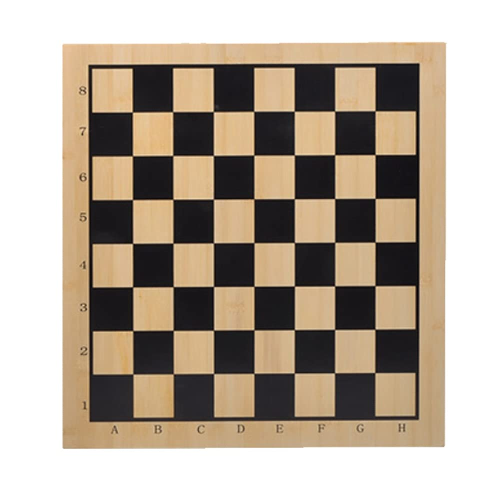
#> input picture chessboard_top.jpg, 1001 x 1001 px (shown at 1/2 size)
$ python chessboard_registration.py
#> lines starting #> are read from the running program, lines starting #| are printed output that depends on the picture; after the words box and inside, x2 and y2 are one past the last pixel; in counts of white or black regions, pixels touching at a corner belong together
import cv2
import numpy as np

chessboard_top = cv2.imread("chessboard_top.jpg")
#> chessboard_top is the input picture: shape (1001, 1001, 3); mean B, G, R 155.1, 170.1, 182.7
chessboard_top = cv2.resize(chessboard_top, (600, 600))
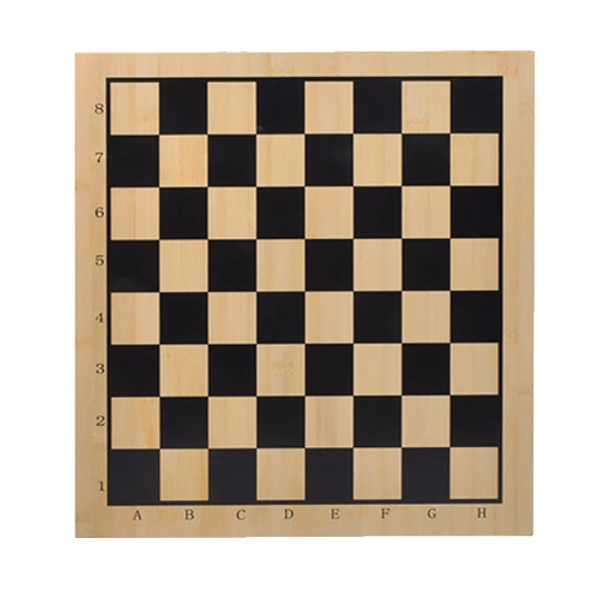
#> chessboard_top: shape (600, 600, 3); mean B, G, R 155, 170.1, 182.7
cv2.imshow("szachownica", chessboard_top)
cv2.waitKey(0)  # Czekaj na dowolny klawisz
cv2.destroyAllWindows()  # Zamknij okno

chessboard_top_g = cv2.cvtColor(chessboard_top, cv2.COLOR_BGR2GRAY)
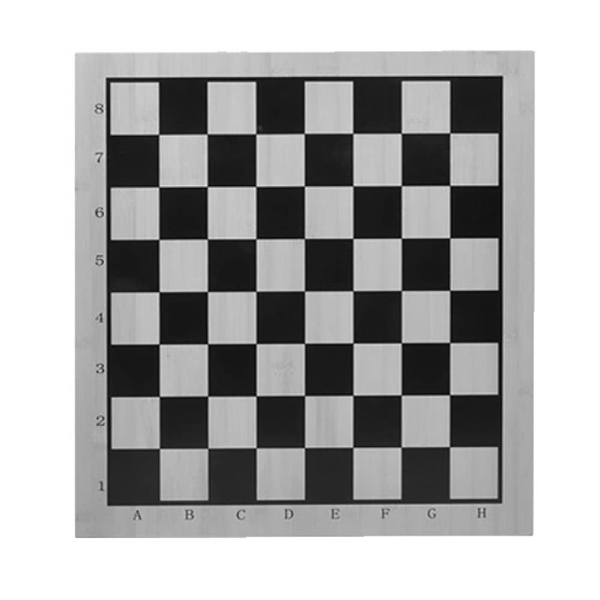
#> chessboard_top_g: shape (600, 600); min 0, max 255, mean 172.1

# cv2.imshow("szachownica", chessboard_top_g)
# cv2.waitKey(0)  # Czekaj na dowolny klawisz
# cv2.destroyAllWindows()  # Zamknij okno

edges = cv2.Canny(chessboard_top_g,150,200, apertureSize=3)
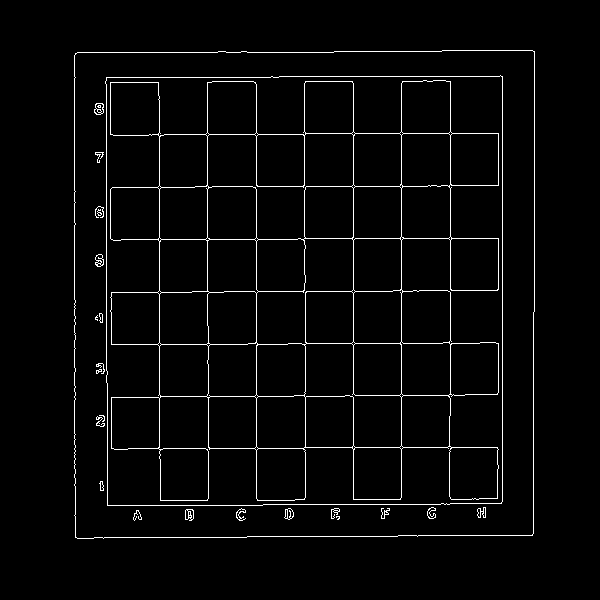
#> edges: shape (600, 600); 3% white in thin lines or dots, all inside (x1, y1, x2, y2) = (74, 50, 535, 539)

cv2.imshow("krawedzie", edges)
cv2.waitKey(0)  # Czekaj na dowolny klawisz
cv2.destroyAllWindows()  # Zamknij okno

lines = cv2.HoughLines(edges,1, np.pi/180, 170)
#> lines = 21 rows, first 8: [502, 0], [353, 0], [256, 0], [401, 0], [74, 0], [159, 0], [450, 0], [106, 0]

for r_theta in lines:
    arr = np.array(r_theta[0], dtype=np.float64)
    r, theta = arr
    # Stores the value of cos(theta) in a
    a = np.cos(theta)

    # Stores the value of sin(theta) in b
    b = np.sin(theta)

    # x0 stores the value rcos(theta)
    x0 = a*r

    # y0 stores the value rsin(theta)
    y0 = b*r

    # x1 stores the rounded off value of (rcos(theta)-1000sin(theta))
    x1 = int(x0 + 1000*(-b))

    # y1 stores the rounded off value of (rsin(theta)+1000cos(theta))
    y1 = int(y0 + 1000*(a))

    # x2 stores the rounded off value of (rcos(theta)+1000sin(theta))
    x2 = int(x0 - 1000*(-b))

    # y2 stores the rounded off value of (rsin(theta)-1000cos(theta))
    y2 = int(y0 - 1000*(a))

    # cv2.line draws a line in img from the point(x1,y1) to (x2,y2).
    # (0,0,255) denotes the colour of the line to be
    # drawn. In this case, it is red.
    cv2.line(chessboard_top, (x1, y1), (x2, y2), (0, 0, 255), 2)
#> this loop made 21 passes
#> (r, theta, a, b, x0, y0, x1, y1) on passes 1 to 12: (502, 0, 1, 0, 502, 0, 502, 1000), (353, 0, 1, 0, 353, 0, 353, 1000), (256, 0, 1, 0, 256, 0, 256, 1000), (401, 0, 1, 0, 401, 0, 401, 1000), (74, 0, 1, 0, 74, 0, 74, 1000), (159, 0, 1, 0, 159, 0, 159, 1000), (450, 0, 1, 0, 450, 0, 450, 1000), (106, 0, 1, 0, 106, 0, 106, 1000), (534, 0, 1, 0, 534, 0, 534, 1000), (207, 0, 1, 0, 207, 0, 207, 1000), (52, 1.57, -4.37e-08, 1, -2.27e-06, 52, -1000, 51), (186, 1.57, -4.37e-08, 1, -8.13e-06, 186, -1000, 185)
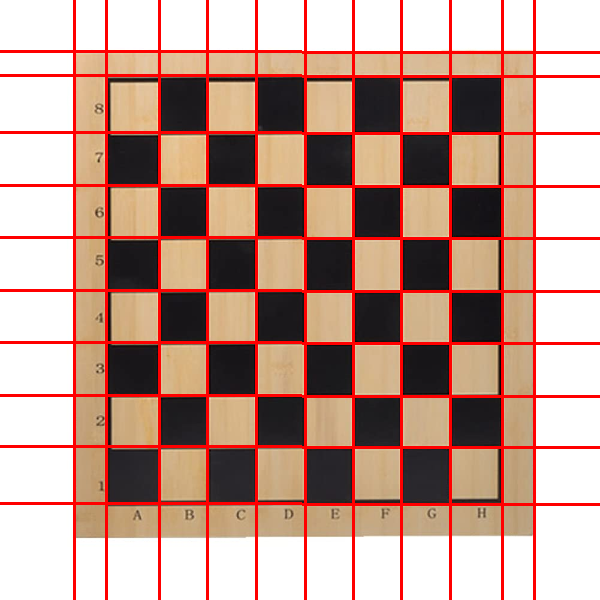
#> chessboard_top: shape (600, 600, 3); 10.22% of pixels changed, all inside (x1, y1, x2, y2) = (0, 0, 600, 600)

cv2.imshow("szachownica", chessboard_top)
cv2.waitKey(0)  # Czekaj na dowolny klawisz
cv2.destroyAllWindows()  # Zamknij okno
